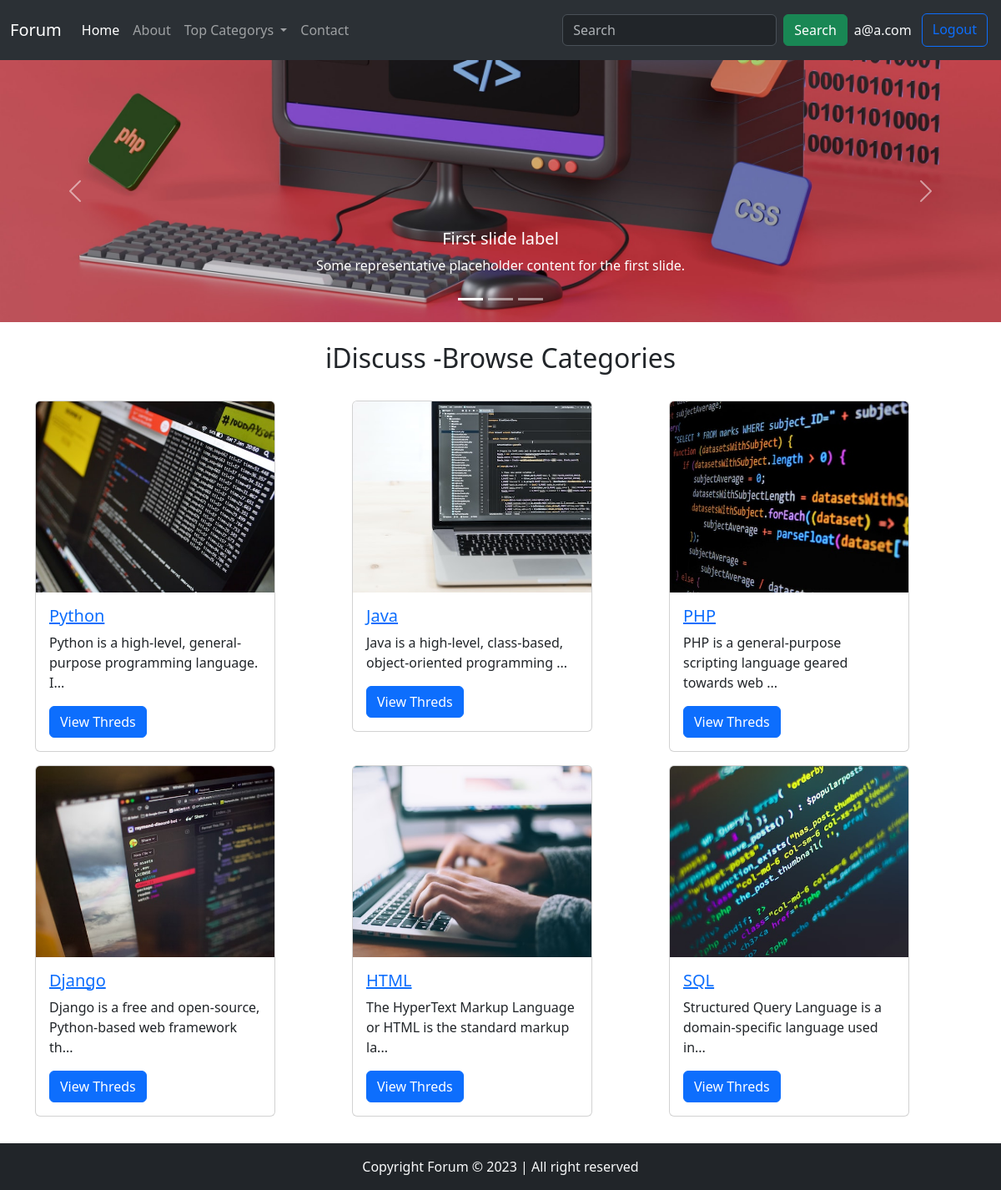
The app's page /index.php (signed in) with its own data.
### tables this page shows
CREATE TABLE `categories` (
  `category_id` int(8) NOT NULL,
  `category_name` varchar(255) NOT NULL,
  `category_description` varchar(255) NOT NULL,
  `created` datetime NOT NULL DEFAULT current_timestamp()
);

### index.php (the view, shortened to what this page needs)
<!doctype html>
<html lang="en">
<head>
    <link href="https://cdn.jsdelivr.net/npm/bootstrap@5.3.2/dist/css/bootstrap.min.css" rel="stylesheet">
</head>
<body>
    <?php
    include 'partials/_dbconnect.php';
    include 'partials/_header.php';
    ?>
    <div id="carouselExampleCaptions" class="carousel slide">
        <div class="carousel-indicators">
            <button type="button" data-bs-target="#carouselExampleCaptions" data-bs-slide-to="0" class="active" aria-current="true" aria-label="Slide 1"></button>
            <button type="button" data-bs-target="#carouselExampleCaptions" data-bs-slide-to="1" aria-label="Slide 2"></button>
            <button type="button" data-bs-target="#carouselExampleCaptions" data-bs-slide-to="2" aria-label="Slide 3"></button>
        </div>
        <div class="carousel-inner">
            <div class="carousel-item active">
                <img src="img/bg2.jpeg" class="d-block w-100" alt="...">
                <div class="carousel-caption d-none d-md-block">
                    <h5>First slide label</h5>
                    <p>Some representative placeholder content for the first slide.</p>
                </div>
            </div>
        </div>
        <button class="carousel-control-prev" type="button" data-bs-target="#carouselExampleCaptions" data-bs-slide="prev">
            <span class="carousel-control-prev-icon" aria-hidden="true"></span>
        </button>
        <button class="carousel-control-next" type="button" data-bs-target="#carouselExampleCaptions" data-bs-slide="next">
            <span class="carousel-control-next-icon" aria-hidden="true"></span>
        </button>
    </div>
    <div class="container my-4">
        <h2 class="text-center my-3">iDiscuss -Browse Categories</h2>
        <div class="row my-4">
            <?php
            $sql = "SELECT * FROM `categories`";
            $result = mysqli_query($conn, $sql);
            while ($row = mysqli_fetch_assoc($result)) {
                $id = $row['category_id'];
                $cat = $row['category_name'];
                $desc = $row['category_description'];
                echo '<div class="col-md-4 my-2">
            <div class="card" style="width: 18rem;">
                <img src="img/product' . $id . '.jpeg" class="card-img-top" alt="...">
                <div class="card-body">
                    <h5 class="card-title"><a href = "threadlist.php?catid=' . $id . '">' . $cat . '</a></h5>
                    <p class="card-text">' . substr($desc, 0, 63,) . '...</p>
                    <a href="threadlist.php?catid=' . $id . '" class="btn btn-primary">View Threds</a>
                </div>
            </div>
        </div>';
            }
            ?>
        </div>
    </div>
    <?php
    include 'partials/_footer.php';
    ?>
</body>
</html>

### records on screen
categories: shows a picture, category_name "Python", category_description "Python is a high-level, general-purpose programming language. I"
categories: shows a picture, category_name "Java", category_description "Java is a high-level, class-based, object-oriented programming"
categories: shows a picture, category_name "PHP", category_description "PHP is a general-purpose scripting language geared towards web"
categories: shows a picture, category_name "Django", category_description "Django is a free and open-source, Python-based web framework th"
categories: shows a picture, category_name "HTML", category_description "The HyperText Markup Language or HTML is the standard markup la"
categories: shows a picture, category_name "SQL", category_description "Structured Query Language is a domain-specific language used in"

### other values on screen
$_SESSION['user_email'] "a@a.com"
